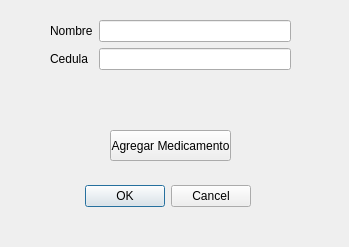
<?xml version="1.0" encoding="UTF-8"?>
<ui version="4.0">
 <class>Dialog</class>
 <widget class="QDialog" name="Dialog">
  <property name="geometry">
   <rect>
    <x>0</x>
    <y>0</y>
    <width>349</width>
    <height>247</height>
   </rect>
  </property>
  <property name="windowTitle">
   <string>Dialog</string>
  </property>
  <widget class="QDialogButtonBox" name="buttonBox">
   <property name="geometry">
    <rect>
     <x>60</x>
     <y>180</y>
     <width>191</width>
     <height>32</height>
    </rect>
   </property>
   <property name="orientation">
    <enum>Qt::Horizontal</enum>
   </property>
   <property name="standardButtons">
    <set>QDialogButtonBox::Cancel|QDialogButtonBox::Ok</set>
   </property>
  </widget>
  <widget class="QWidget" name="formLayoutWidget">
   <property name="geometry">
    <rect>
     <x>50</x>
     <y>20</y>
     <width>241</width>
     <height>91</height>
    </rect>
   </property>
   <layout class="QFormLayout" name="formLayout">
    <item row="0" column="0">
     <widget class="QLabel" name="label">
      <property name="text">
       <string>Nombre</string>
      </property>
     </widget>
    </item>
    <item row="1" column="0">
     <widget class="QLabel" name="label_2">
      <property name="text">
       <string>Cedula</string>
      </property>
     </widget>
    </item>
    <item row="0" column="1">
     <widget class="QLineEdit" name="nombre"/>
    </item>
    <item row="1" column="1">
     <widget class="QLineEdit" name="cedula"/>
    </item>
   </layout>
  </widget>
  <widget class="QPushButton" name="pushButton">
   <property name="geometry">
    <rect>
     <x>110</x>
     <y>130</y>
     <width>121</width>
     <height>31</height>
    </rect>
   </property>
   <property name="text">
    <string>Agregar Medicamento</string>
   </property>
  </widget>
 </widget>
 <resources/>
 <connections>
  <connection>
   <sender>buttonBox</sender>
   <signal>accepted()</signal>
   <receiver>Dialog</receiver>
   <slot>accept()</slot>
   <hints>
    <hint type="sourcelabel">
     <x>248</x>
     <y>254</y>
    </hint>
    <hint type="destinationlabel">
     <x>157</x>
     <y>274</y>
    </hint>
   </hints>
  </connection>
  <connection>
   <sender>buttonBox</sender>
   <signal>rejected()</signal>
   <receiver>Dialog</receiver>
   <slot>reject()</slot>
   <hints>
    <hint type="sourcelabel">
     <x>316</x>
     <y>260</y>
    </hint>
    <hint type="destinationlabel">
     <x>286</x>
     <y>274</y>
    </hint>
   </hints>
  </connection>
 </connections>
</ui>
